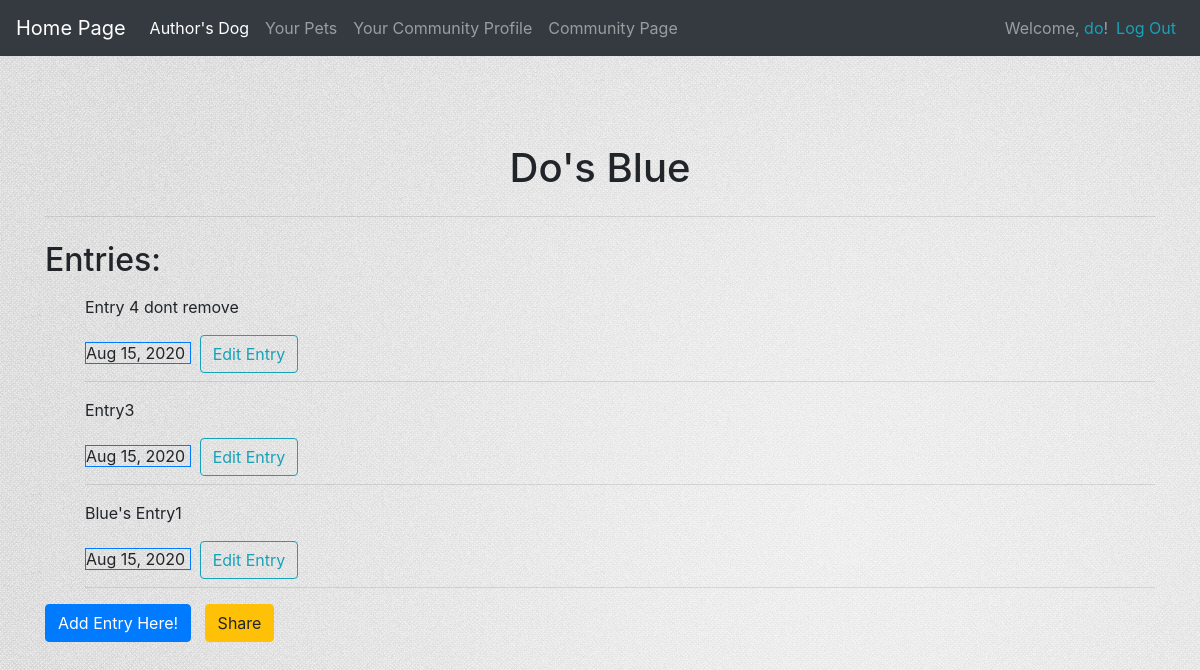
Before: /user_entries/2/ (signed in) with the older database file.
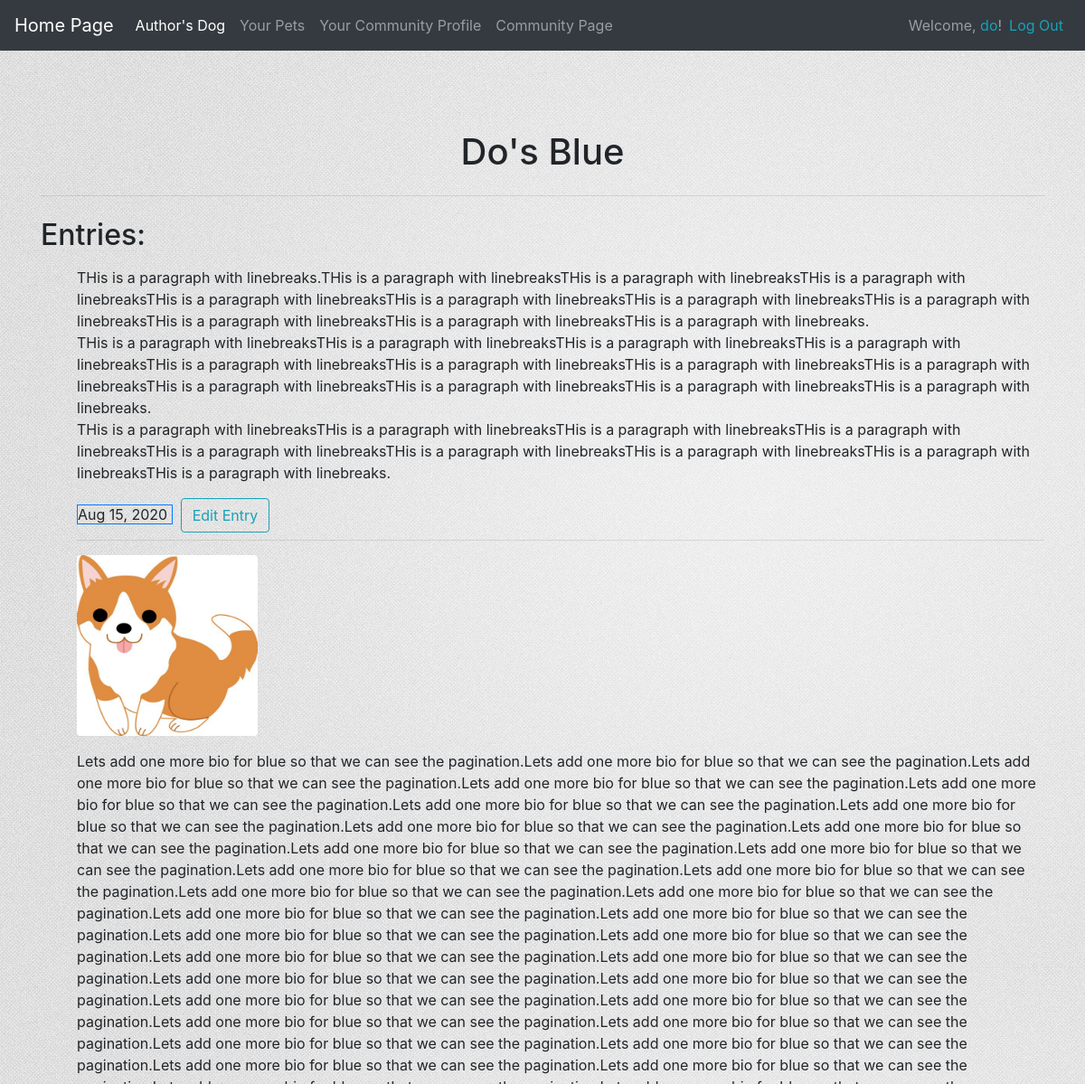
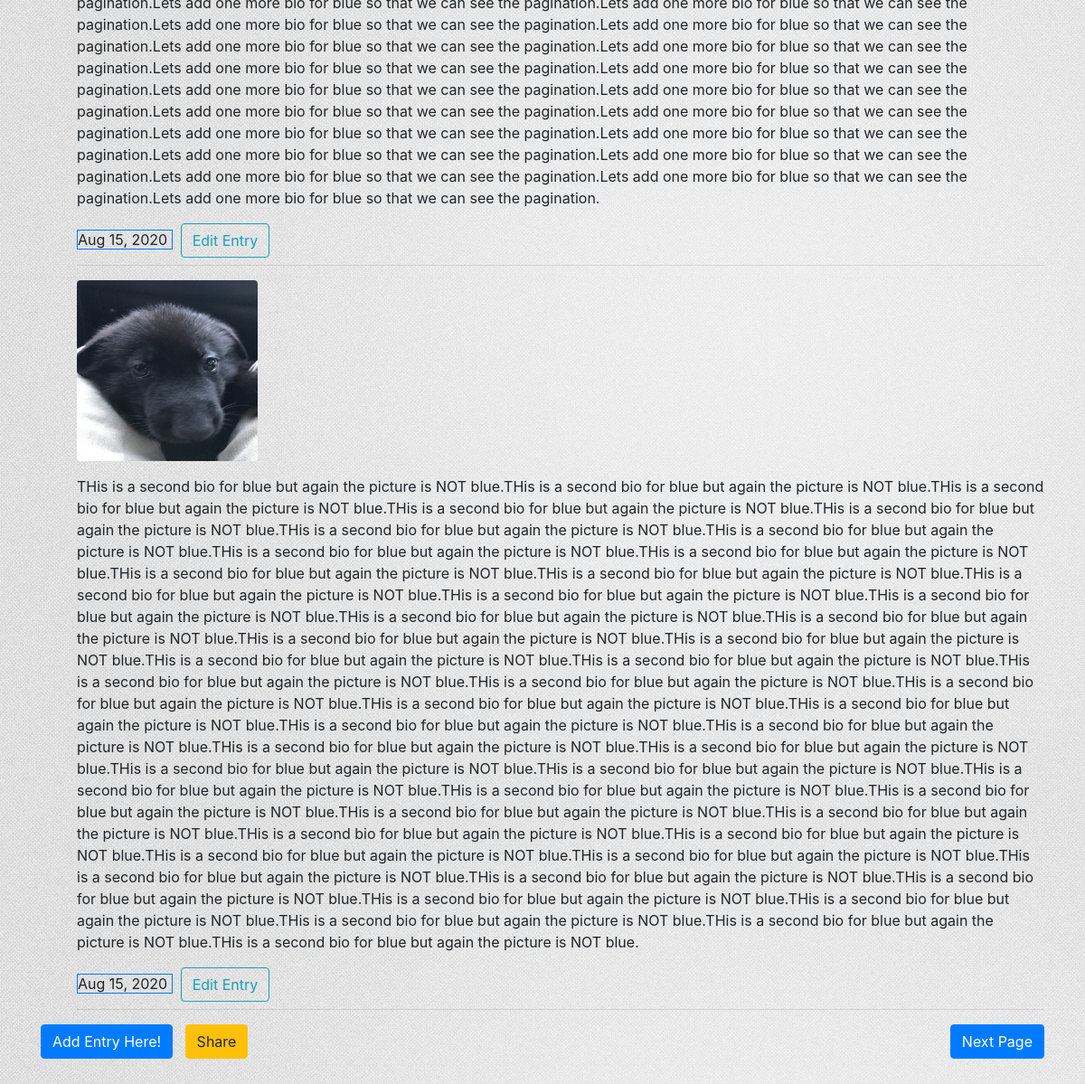
After: the same page with the newer database file (2 pictures, top to bottom).
### test_dog_app/models.py (models this page shows, shortened)
class Entry(models.Model):
    dog_name = models.ForeignKey(DogName, on_delete=models.CASCADE, null=False)
    bio_entry = models.TextField()
    dog_photo = models.ImageField(default=None, upload_to='photo_img/', blank=True)
    share = models.BooleanField(default=False)
    date_entry = models.DateTimeField(auto_now_add=True)
    shared_date = models.DateTimeField(auto_now_add=False, auto_now=False, null=True, blank=False)

### test_dog_app/views.py (the view)
# urls.py: path('user_entries/<int:dog_id>/', views.user_private_entries, name= 'user_private_entries'),
@login_required
def user_private_entries(request, dog_id):
    dog = get_object_or_404(DogName, id=dog_id)
    dog_entries = dog.entry_set.order_by('-date_entry')
    if dog.owner != request.user:
        raise Http404
    paginator = Paginator(dog_entries, 3)
    page_number = request.GET.get('page')
    dog_entries = paginator.get_page(page_number)
    content = {
        'dog': dog,
        'dog_entries': dog_entries
    }
    return render(request, 'user_private_entries.html', content)

### test_dog_app/models.py (called while the page is built)
    def __str__(self):
        return self.name

### test_dog_app/templates/user_private_entries.html (shortened to what this page needs)
{% extends 'base.html' %}
{% block content %}
<div class="jumbotron jumbotron-fluid bg-transparent">
    <div style="text-align: center;">
        <h1>
            {{user.username|title }}'s {{ dog|title }}
        </h1>
        <hr class="my-4">
    </div>
        <h2>Entries:</h2>
        {% for entry in dog_entries %}
            <ul>
                {% if entry.dog_photo %}
                        <img src="{{ entry.dog_photo.url }}" alt="Dog's Photo"
                        style="width: 200px;height:200px" class="rounded">
                    {% endif %}
                <p>
                    {{ entry.bio_entry | linebreaks }}
                    <span class="border border-primary">
                    {{ entry.date_entry | date:'M d, Y'}}
                    </span> &nbsp
                    <a class='btn btn-outline-info' href="{% url 'test_dog_app:edit_dog_bio' entry.id %}">
                        Edit Entry
                    </a>
                    <hr class="my-2">
                </p>
            </ul>
        {% empty %}
            <h2>
                There are no entries currently added. Please add one using the button below!
            </h2>
        {% endfor %}
        <a class='btn btn-primary ' href="{% url 'test_dog_app:write_about_dog' dog.id %}">
            Add Entry Here!
        </a> &nbsp
        <a class='btn btn-warning btn-small' href="{% url 'test_dog_app:share_dog' dog.id %}">Share</a>
        <div class="float-right">
            {% if dog_entries.has_next %}
                <a href="{% url 'test_dog_app:user_private_entries' dog.id %}?page={{ dog_entries.next_page_number }}"
                   class="btn btn-primary">
                    Next Page
                </a>
            {% endif %}
        </div>
</div>
{% endblock content %}

Changed rows visible on the page:
no longer on this page (row unchanged): Entry: bio_entry "Entry 4 dont remove", date_entry "Aug 15, 2020"
no longer on this page (row edited): Entry: bio_entry "Entry3", date_entry "Aug 15, 2020"
no longer on this page (row unchanged): Entry: bio_entry "Blue's Entry1", date_entry "Aug 15, 2020"
added Entry: bio_entry "THis is a paragraph with linebreaks.THis is a paragraph with linebreaksTHis is a paragraph with linebreaksTHis is a paragraph with linebreaksTHis is a paragraph with linebreaksTHis is a paragraph with linebreaksTHis is a paragraph with linebreaksTHis is a paragraph with linebreaksTHis is a paragraph with linebreaksTHis is a paragraph with linebreaksTHis is a paragraph with linebreaks. THis is a paragraph with linebreaksTHis is a paragraph with linebreaksTHis is a paragraph with linebreaksTHis is a paragraph with linebreaksTHis is a paragraph with linebreaksTHis is a paragraph with linebreaksTHis is a paragraph with linebreaksTHis is a paragraph with linebreaksTHis is a paragraph with…", date_entry "Aug 15, 2020"
added Entry: dog_photo (picture), bio_entry "Lets add one more bio for blue so that we can see the pagination.Lets add one more bio for blue so that we can see the pagination.Lets add one more bio for blue so that we can see the pagination.Lets add one more bio for blue so that we can see the pagination.Lets add one more bio for blue so that we can see the pagination.Lets add one more bio for blue so that we can see the pagination.Lets add one more bio for blue so that we can see the pagination.Lets add one more bio for blue so that we can see the pagination.Lets add one more bio for blue so that we can see the pagination.Lets add one more bio for blue so that we can see the pagination.Lets add one more bio for blue so that we can see…", date_entry "Aug 15, 2020"
added Entry: dog_photo (picture), bio_entry "THis is a second bio for blue but again the picture is NOT blue.THis is a second bio for blue but again the picture is NOT blue.THis is a second bio for blue but again the picture is NOT blue.THis is a second bio for blue but again the picture is NOT blue.THis is a second bio for blue but again the picture is NOT blue.THis is a second bio for blue but again the picture is NOT blue.THis is a second bio for blue but again the picture is NOT blue.THis is a second bio for blue but again the picture is NOT blue.THis is a second bio for blue but again the picture is NOT blue.THis is a second bio for blue but again the picture is NOT blue.THis is a second bio for blue but again the picture is NOT…", date_entry "Aug 15, 2020"
Other visible differences:
text now shown: "Next Page"
